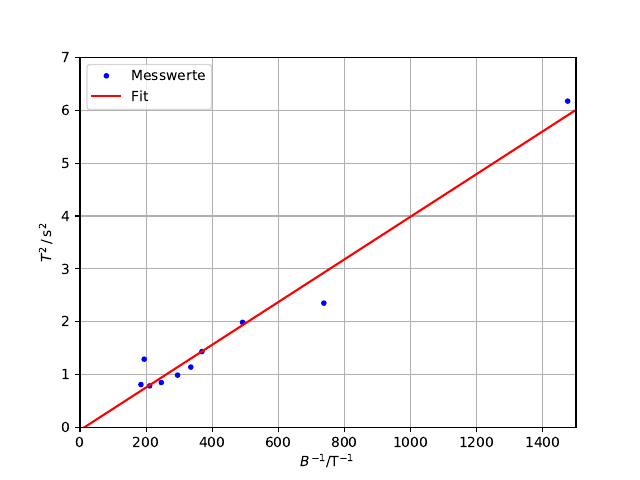

Source code (Python):
import matplotlib.pyplot as plt
import numpy as np
from scipy.optimize import curve_fit

x, y = np.genfromtxt('Schwingung.txt', unpack=True)

def f(x, a, b):
    return a * x + b

param, cov = curve_fit(f, x, y)
x_plot = np.linspace(0, 1500, 10000)

plt.plot(x, y, 'b.', label='Messwerte')
plt.xlabel(r'$B^{-1} / \mathrm{T^{-1}}$')
plt.ylabel(r'$T^2 \,/\, \mathrm{s^2}$')

plt.plot(x_plot, f(x_plot, *param), 'r-', label = 'Fit')
# plt.errorbar(r, B, yerr=0.5, fmt='rx')

plt.xlim(0, 1500)
plt.ylim(0, 7)
plt.grid()
plt.legend(loc='upper left')
# plt.show()
# plt.savefig('schw.pdf')

err = np.sqrt(np.diag(cov))

print('a =', param[0], '+-', err[0])
print('b =', param[1], '+-', err[1])

my = 4*np.pi**2*2/5*0.1421*(2.55e-2)**2*1/param[0]
print(my)
